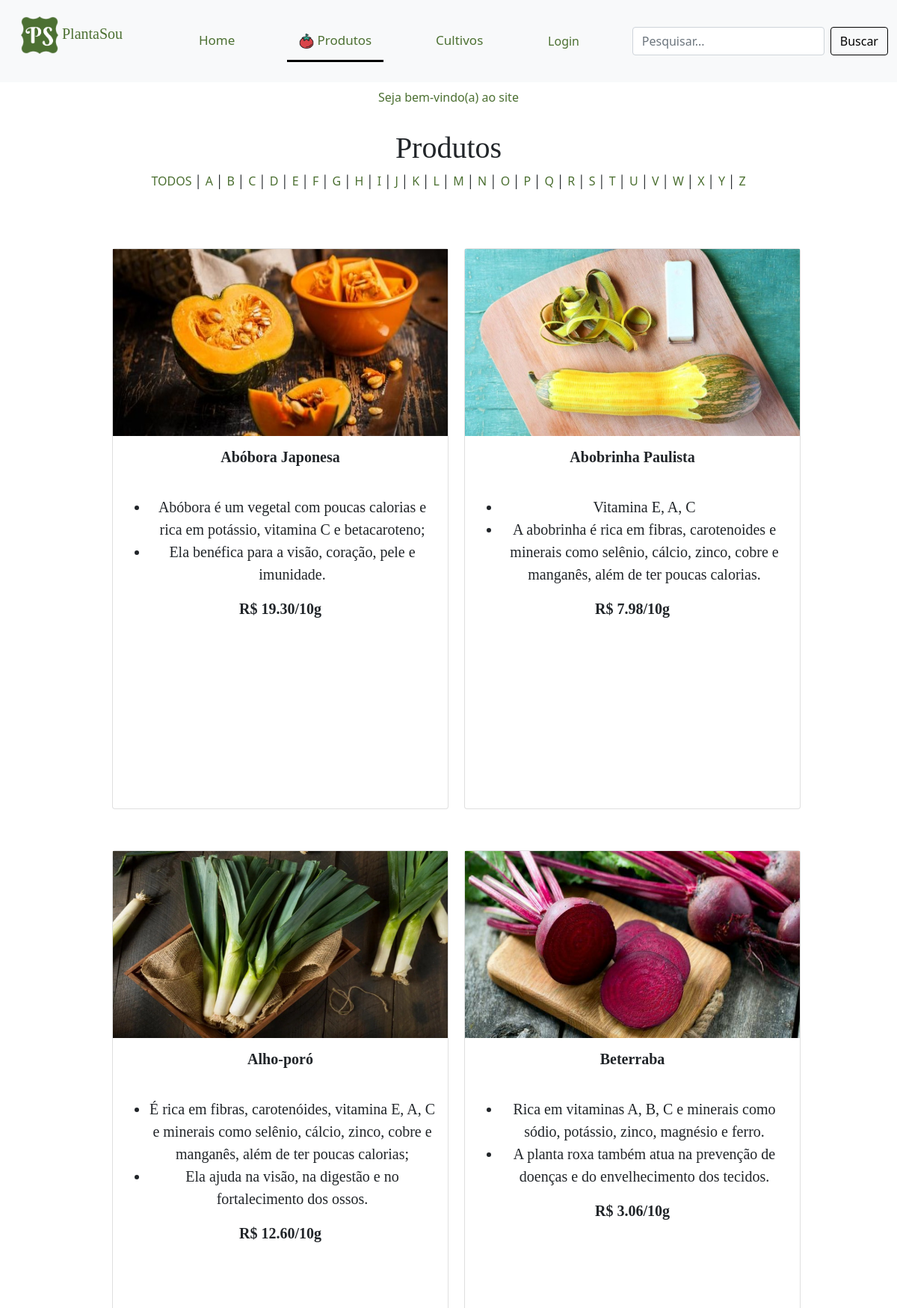
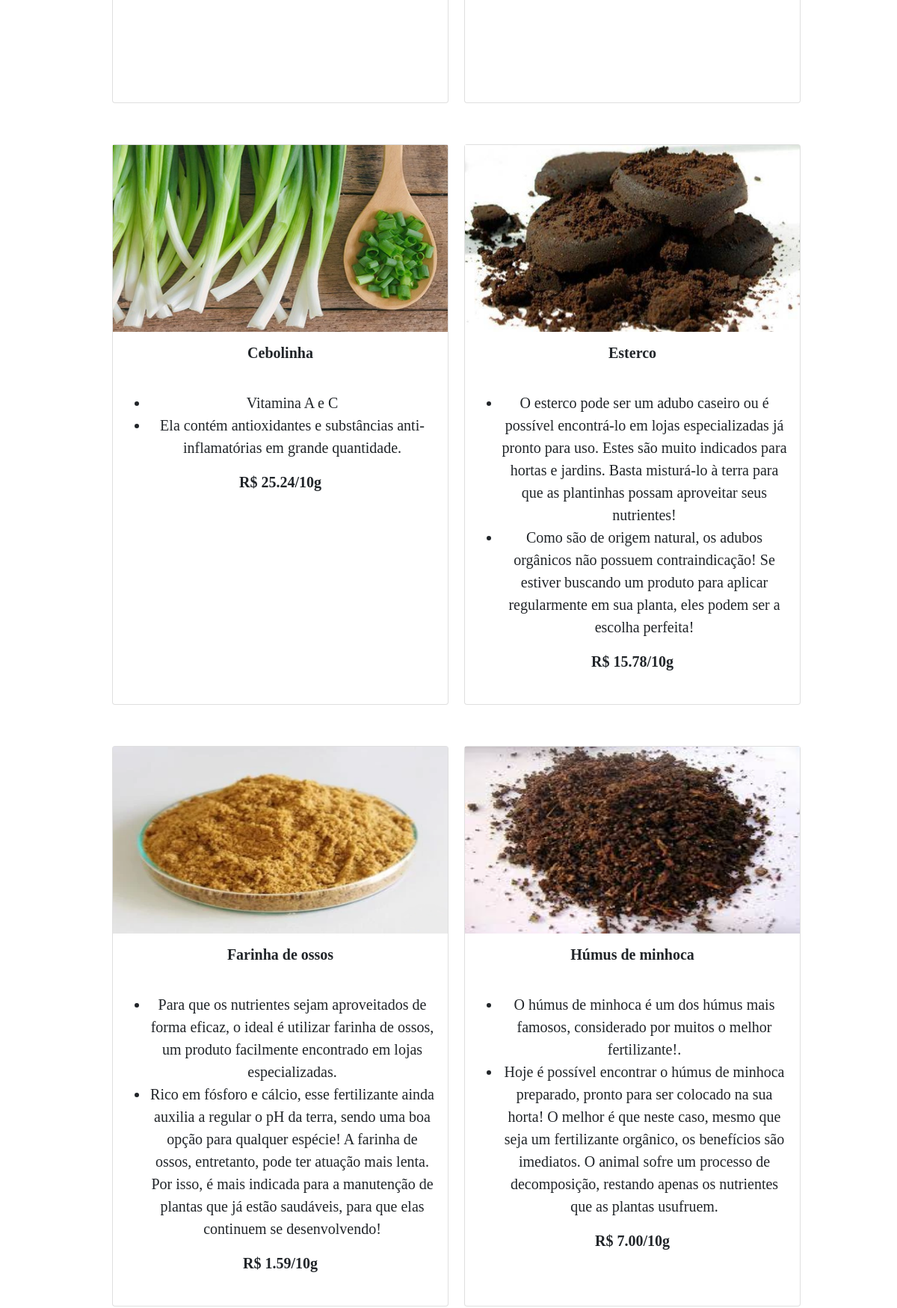
Page /php/produtos.php (upper part) on the committed database (2 pictures, top to bottom).
### tables this page shows
CREATE TABLE IF NOT EXISTS `produto` (
  `cod_produto` int(11) NOT NULL AUTO_INCREMENT,
  `nome` varchar(1000) DEFAULT NULL,
  `vitaminas` varchar(1000) DEFAULT NULL,
  `beneficios` varchar(1000) DEFAULT NULL,
  `preco` float DEFAULT NULL,
  `cod_cultivo` int(255) NOT NULL,
  `imagem` varchar(1000) DEFAULT NULL,
  PRIMARY KEY (`cod_produto`),
  KEY `cod_cultivo` (`cod_cultivo`)
);

### php/produtos.php (the view, shortened to what this page needs)
<!DOCTYPE html>
<html lang="pt-br">
<head>
    <link rel="stylesheet" type="text/css" media="screen" href="../css/bootstrap.min.css" />
    <link rel="stylesheet" href="../css/estilo.css">
</head>
<body>
    <nav class="navbar navbar-light bg-light topnav">
        <div class="container-fluid">
            <a class="navbar-brand plantasou">
                <p class="plantasou">
                    <img src="../imgs/logo_new.png" class="align-self-center mr-3 rounded float-left" width="50" height="50" alt="..."></img>
                    PlantaSou
                </p>
            </a>
                        <?php
                            if(isset($_COOKIE["USER"])){
                                echo'
                                    <a class="nav-link nav-link-color" href="../php/home_user.php">Home</a>
                                ';
                            }else if(isset($_COOKIE["ADM"])){
                                echo'
                                    <a class="nav-link nav-link-color" href="../php/home_adm.php">Home</a>
                                ';
                            }else{
                                echo'
                                <a class="nav-link nav-link-color" href="../php/index.php">Home</a>
                                ';
                            }
                        ?>
                        <?php
                          if(isset($_COOKIE["ADM"])){
                            echo'
                            <div class="nav-link dropdown show">
                                <a class="nav-link dropdown-toggle active" href="#" id="navbarDropdownMenuLink" data-bs-toggle="dropdown" aria-bs-haspopup="true" aria-bs-expanded="false">
                                    <img src="../imgs/tomates.png" width="20" height="20"/> Produtos
                                </a>
                                <div class="dropdown-menu" aria-labelledby="navbarDropdownMenuLink">
                                    <a class="dropdown-item" href="../php/produtos.php">Produtos</a>
                                    <a class="dropdown-item" href="../php/cadastro_produto.php">Cadastro Produto</a>
                                </div>
                            </div>
                            ';
                          }else{
                            echo'
                                <a class="nav-link nav-link-color active" aria-current="page" href="#"><img src="../imgs/tomates.png" width="20" height="20"/> Produtos</a>
                            ';
                          }
                        ?>
                        <?php
                            if(isset($_COOKIE["ADM"])){
                            echo'
                                <div class="nav-link dropdown show">
                                    <a class="nav-link dropdown-toggle" href="#" id="navbarDropdownMenuLink" data-bs-toggle="dropdown" aria-bs-haspopup="true" aria-bs-expanded="false">
                                    <img src="../imgs/crescer-planta.png" width="20" height="20"/> Cultivos
                                    </a>
                                    <div class="dropdown-menu" aria-labelledby="navbarDropdownMenuLink">
                                        <a class="dropdown-item" href="../php/cultivo.php">Cultivos</a>
                                        <a class="dropdown-item" href="../php/cadastro_cultivo.php">Cadastro Cultivos</a>
                                    </div>
                                </div>
                            ';
                            }else{
                            echo'
                                <a class="nav-link nav-link-color" aria-current="page" href="../php/cultivo.php">Cultivos</a>
                            ';
                            }
                        ?>
                        <?php
                            if(isset($_COOKIE["USER"])){
                                echo'
                                    <a class="nav-link nav-link-color" href="../php/historico.php?num=0">Histórico</a>
                                    <div class="nav-link dropdown show">
                                        <a class="nav-link dropdown-toggle" href="#" id="navbarDropdownMenuLink" data-bs-toggle="dropdown" aria-bs-haspopup="true" aria-bs-expanded="false">
                                            <img src="../imgs/engrenagem.png" width="20" height="20"/> Ações
                                        </a>
                                        <div class="dropdown-menu" aria-labelledby="navbarDropdownMenuLink">
                                            <a class="dropdown-item" href="../php/alterar_dados.php">Alterar dados</a>
                                            <a class="dropdown-item" href="./logout_user.php"><img src="../imgs/out.png" width="15" height="15"/> Sair</a>
                                        </div>
                                    </div>
                                ';
                            }else if(isset($_COOKIE["ADM"])){
                                echo'
                                    <a class="nav-link nav-link-color" href="./logout_adm.php"><img src="../imgs/out.png" width="15" height="15"/> Sair</a>
                                ';
                            }else{
                                echo'
                                    <button type="button" class="btn nav-link nav-link-color" data-bs-toggle="modal" data-bs-target="#login">
                                        Login
                                    </button>
                                ';
                            }
                        ?>
                        <form action="../php/pesquisa_p.php" class="d-flex" method="POST">
                            <input class="form-control me-2" type="search" placeholder="Pesquisar..." aria-label="Search" name="pesquisa"/>
                            <button class="btn btn-outline-success nav-link-color borda" type="submit">Buscar</button>
                        </form>
            </div>
        </nav>
        <?php
            if(isset($_COOKIE["USER"]) || isset($_COOKIE["ADM"])){
                echo'
                        <a class="nav-link nav-link-color active_usuario">Seja bem-vindo(a) ';
                            if(isset($_COOKIE["USER"])){
                                include('../inc/conexao.php');
                                $sql="SELECT nome FROM usuario WHERE cod_usuario=$usuario";
                                $query=mysqli_query($con, $sql);
                                if(mysqli_num_rows($query)>0){
                                    while(($nome=mysqli_fetch_assoc($query))!=NULL){
                                        echo $nome['nome'];
                                    }
                                }
                            }
                            elseif(isset($_COOKIE["ADM"])){
                                echo "Administrador(a)";
                            }
                echo'
                        </a>';
            }
            else{
                echo'
                <center>
                    <a class="nav-link nav-link-color active_usuario ">Seja bem-vindo(a) ao site </a>
                </center>
                ';
            }
        ?>
    <br>
    <h1 class="centro paginas">Produtos</h1>
    <center>
    <?php
        echo '<a class="nav-link-color" href="../php/produtos.php">TODOS</a> │ ';
        for ( $i = 'A'; $i != 'Z'; $i++ ){
            echo '<a class="nav-link-color" href="../php/ordem_p.php?ordem='.$i.'">'.$i.'</a> │ ';
        }
        echo '<a class="nav-link-color" href="../php/ordem_p.php?ordem=Z">Z</a>';
    ?>
    </center>
    <br><br><br>
    <form action="orcamento.php" method="post">
        <?php
            include("../inc/conexao.php");
            $sql="SELECT * FROM produto ORDER BY nome asc";
            $query=mysqli_query($con, $sql);
            echo'
            <center>
                <table>
            ';
            $i=1;
            if(mysqli_num_rows($query)>0){
                while(($resultado=mysqli_fetch_assoc($query))!=NULL){
                    if($i % 2 == 1){
                        echo'<tr>
                            <td>';
                    }
                    echo
                    '
                    <td></td>
                    <td></td>
                    <td>
                        <div class="card mb-5 tamanho2 text-center">
                            <div class="font">
                                <img src="../imgs/plantas/'.$resultado["imagem"].'" width="448px" height="250px"/>
                                <div class="card-body">
                                    <h5 class="card-title">
                                        <b class="letra">
                                            '.$resultado["nome"].'<br><br>
                                        </b>
                                    </h5>
                                    <p class="card-text">
                                        <ul>
                                            <li>'.$resultado["vitaminas"].'</li>
                                            <li>'.$resultado["beneficios"].'</li>
                                        </ul>
                                    </p>
                                    <b class="font-money">R$ '.number_format($resultado["preco"],2).'/10g
                                </div>
                            </div>
                        </div>';
                    $i++;
                }
                echo'
                    </td>
                </tr>
                </table>
                </center>';
            }else{
                echo mysqli_error($con);
            }
        ?>
    </form>
</body>
</html>

### css/estilo.css (style rules this page uses)
body, html { height: 100%; }
td { border: 5px solid transparent; background-clip: padding-box; }
button { text-align: left; }
a { color: green; }
.nav-link-color { color: #4c7032 !important; font-size: 16px; }
.font { font-size: 20px; font-family: 'Book Antiqua'; }
.font-money { font-size: 20px; font-family: calibri; }
.plantasou { font-size: 20px; font-family: 'calibri'; color:#4c7032 !important; }
.borda { border-color: #000000; color: black !important; }
.centro { text-align: center; }
a:link { text-decoration: none; }
.active_usuario { background-color: #ffffff !important; color: #4c7032 !important; text-align: center; }
.topnav { background-color: #f1f1f1; }
.topnav a { float: left; display: block; color: black; text-align: center; padding: 14px 16px; text-decoration: none; font-size: 17px; border-bottom: 3px solid transparent; }
.topnav a.active { border-bottom: 3px solid rgb(0, 0, 0); }
a.plantasou { border-bottom: none !important; }
.letra { font-family:'Book Antiqua'; }
.paginas { font-family:'Book Antiqua'; }
.tamanho2 { width: 450px; height: 750px; }

### rows in the picture
produto: imagem (picture), nome "Abóbora Japonesa", vitaminas "Abóbora é um vegetal com poucas calorias e rica em potássio, vitamina C e betacaroteno;", beneficios "Ela benéfica para a visão, coração, pele e imunidade.", preco "19.30"
produto: imagem (picture), nome "Abobrinha Paulista", vitaminas "Vitamina E, A, C", beneficios "A abobrinha é rica em fibras, carotenoides e minerais como selênio, cálcio, zinco, cobre e manganês, além de ter poucas calorias.", preco "7.98"
produto: imagem (picture), nome "Alho-poró", vitaminas "É rica em fibras, carotenóides, vitamina E, A, C e minerais como selênio, cálcio, zinco, cobre e manganês, além de ter poucas calorias;", beneficios "Ela ajuda na visão, na digestão e no fortalecimento dos ossos.", preco "12.60"
produto: imagem (picture), nome "Beterraba", vitaminas "Rica em vitaminas A, B, C e minerais como sódio, potássio, zinco, magnésio e ferro.", beneficios "A planta roxa também atua na prevenção de doenças e do envelhecimento dos tecidos.", preco "3.06"
produto: imagem (picture), nome "Cebolinha", vitaminas "Vitamina A e C", beneficios "Ela contém antioxidantes e substâncias anti-inflamatórias em grande quantidade.", preco "25.24"
produto: imagem (picture), nome "Esterco", vitaminas "O esterco pode ser um adubo caseiro ou é possível encontrá-lo em lojas especializadas já pronto para uso. Estes são muito indicados para hortas e jardins. Basta misturá-lo à terra para que as plantinhas possam aproveitar seus nutrientes!", beneficios "Como são de origem natural, os adubos orgânicos não possuem contraindicação! Se estiver buscando um produto para aplicar regularmente em sua planta, eles podem ser a escolha perfeita!", preco "15.78"
produto: imagem (picture), nome "Farinha de ossos", vitaminas "Para que os nutrientes sejam aproveitados de forma eficaz, o ideal é utilizar farinha de ossos, um produto facilmente encontrado em lojas especializadas.", beneficios "Rico em fósforo e cálcio, esse fertilizante ainda auxilia a regular o pH da terra, sendo uma boa opção para qualquer espécie! A farinha de ossos, entretanto, pode ter atuação mais lenta. Por isso, é mais indicada para a manutenção de plantas que já estão saudáveis, para que elas continuem se desenvolvendo!", preco "1.59"
produto: imagem (picture), nome "Húmus de minhoca", vitaminas "O húmus de minhoca é um dos húmus mais famosos, considerado por muitos o melhor fertilizante!.", beneficios "Hoje é possível encontrar o húmus de minhoca preparado, pronto para ser colocado na sua horta! O melhor é que neste caso, mesmo que seja um fertilizante orgânico, os benefícios são imediatos. O animal sofre um processo de decomposição, restando apenas os nutrientes que as plantas usufruem.", preco "7.00"
